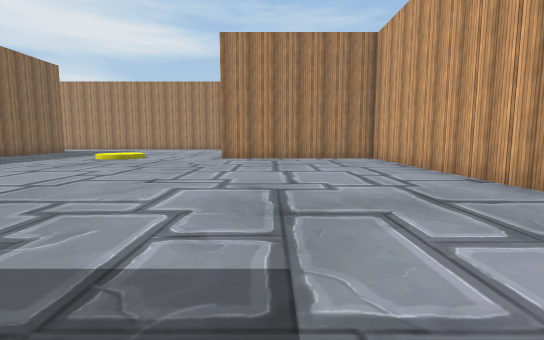
View 1 (above)

24 first-person views from a walk through a scene from a Unity 3-D project. The camera is 1.3 m above the floor, tilts 6° down and sees 85° across. The floor is counted in squares, 2 m on a side. Each view is taken from the middle of a square. On the plan, view 1 faces up. The plan holds only what a view shows up to about 9 squares ahead; the rest is blank. The place goes on beyond the plan. The player character is not drawn. Some surface patterns are stand-ins.

View 2
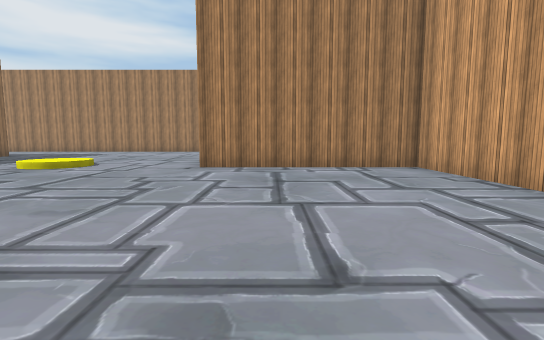

View 3
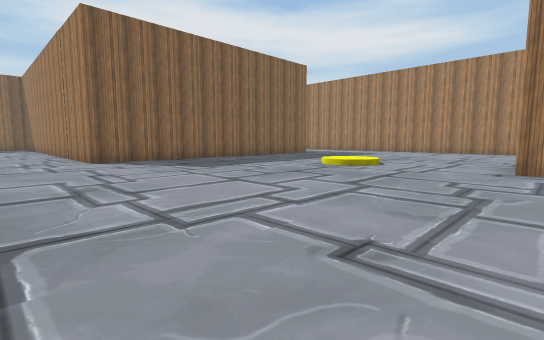

View 4
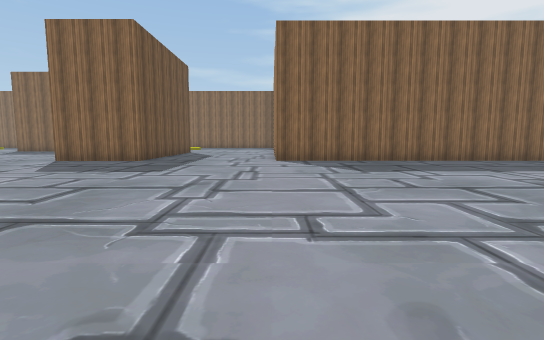

View 5
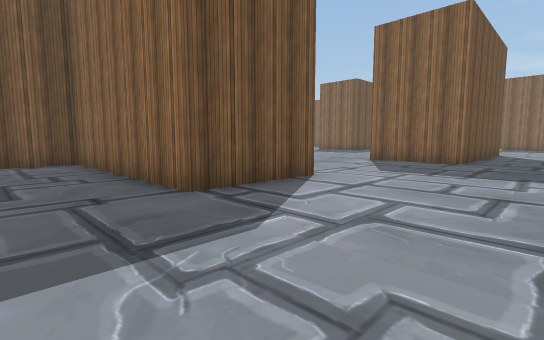

View 6
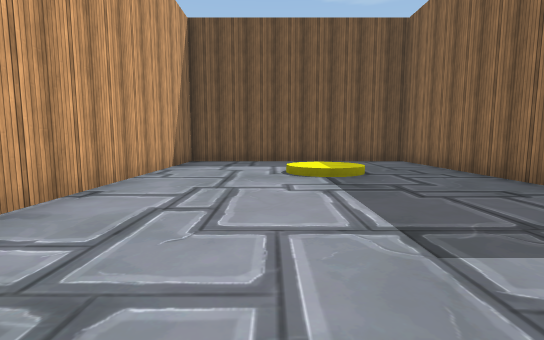

View 7
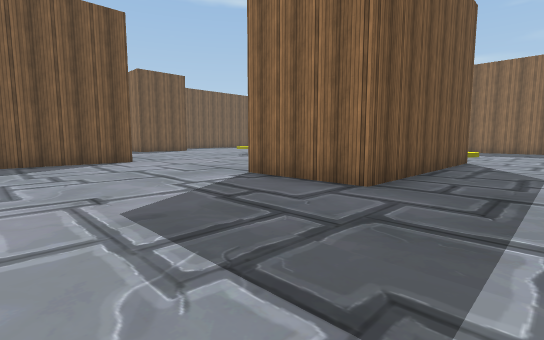

View 8
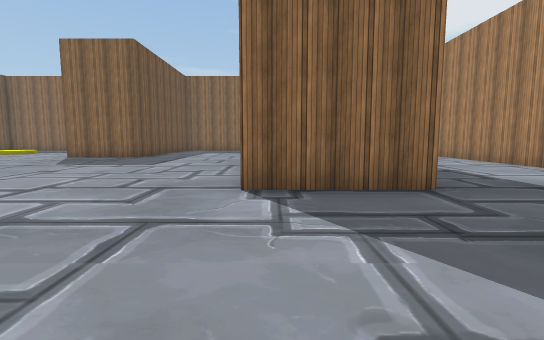

View 9
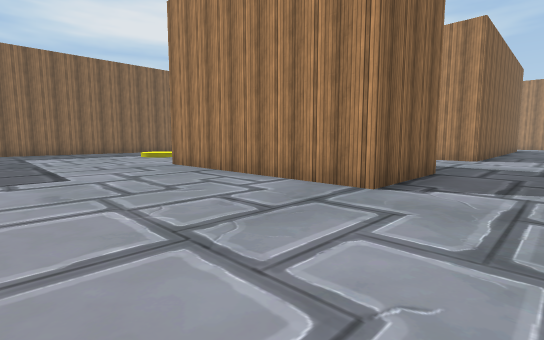

View 10
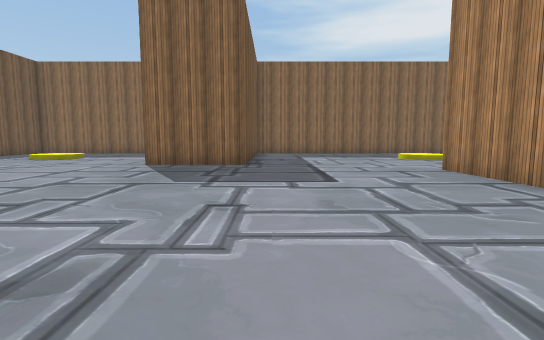

View 11
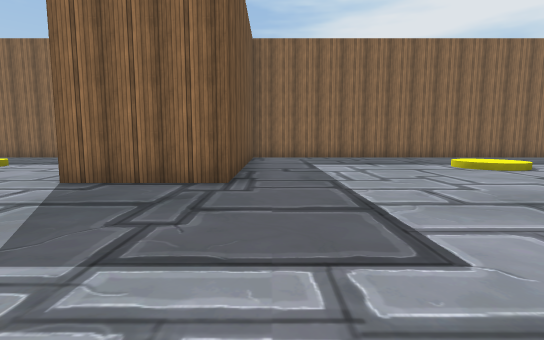

View 12
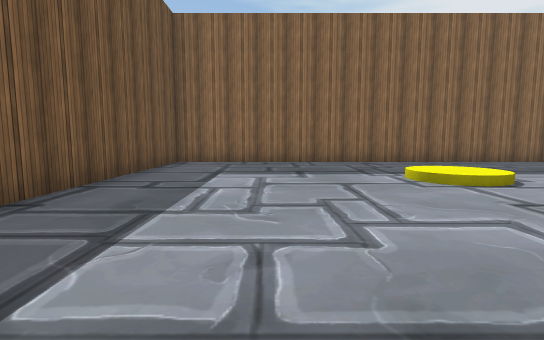

View 13
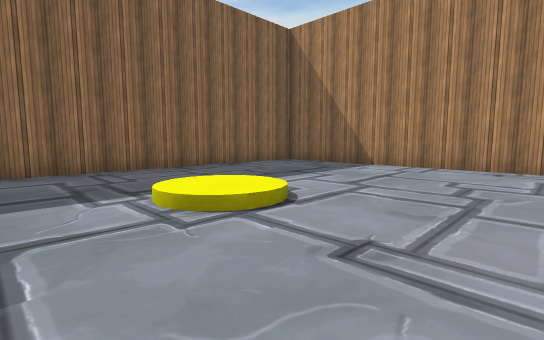

View 14
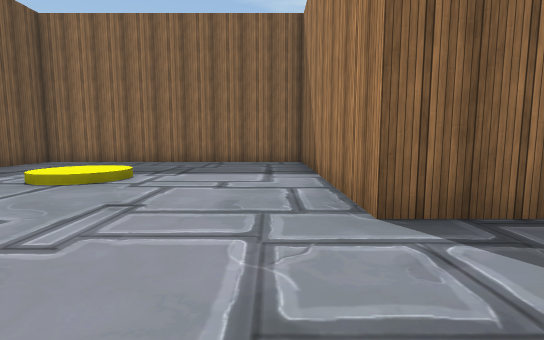

View 15
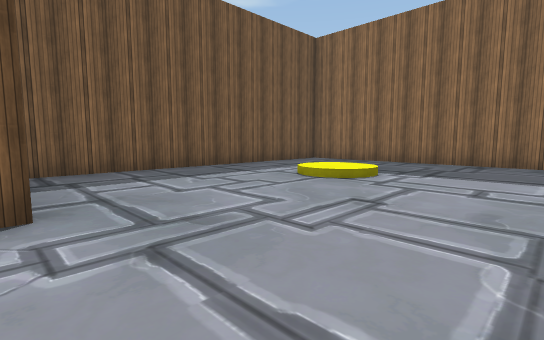

View 16
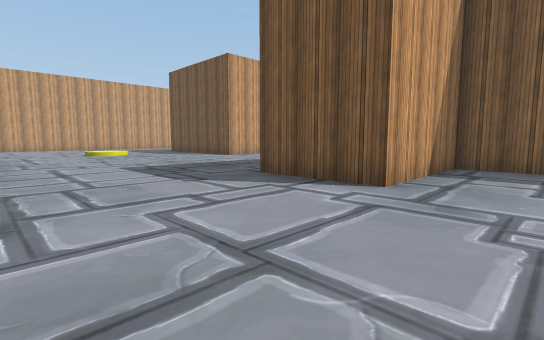

View 17
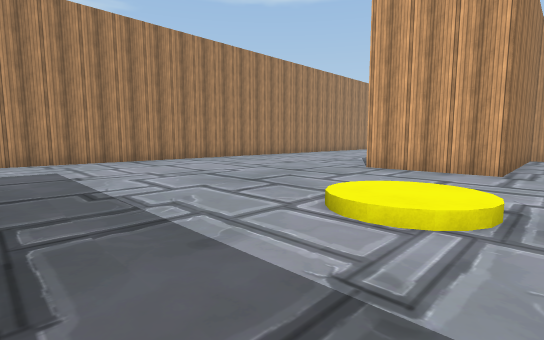

View 18
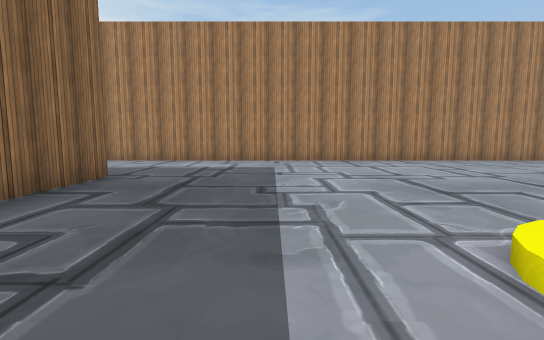

View 19
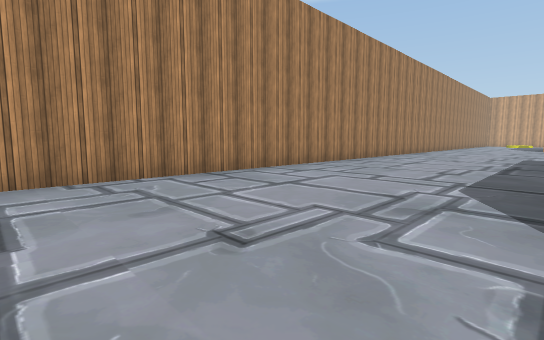

View 20
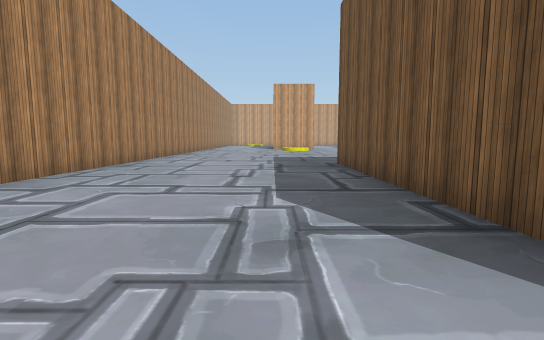

View 21
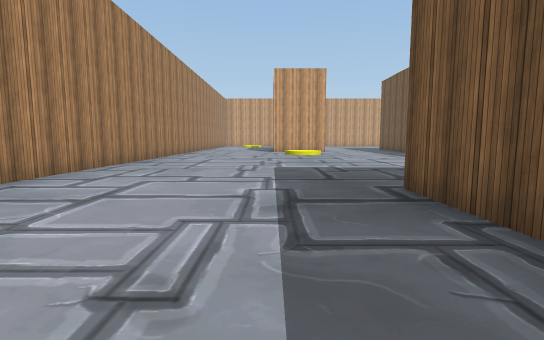

View 22
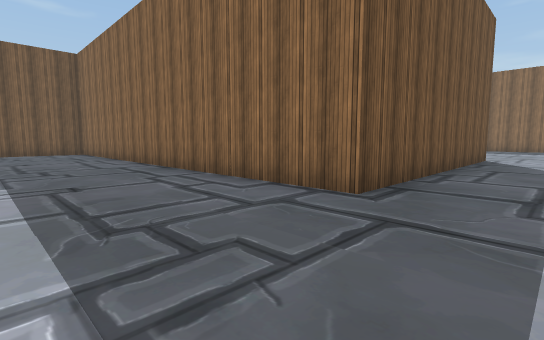

View 23
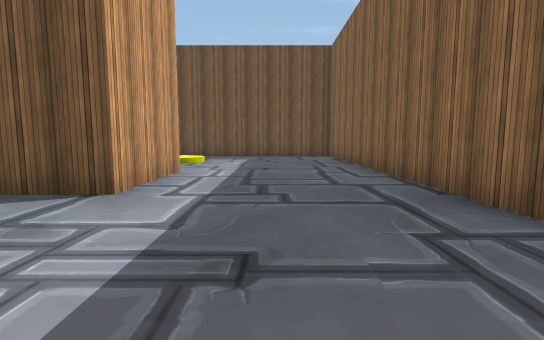

View 24
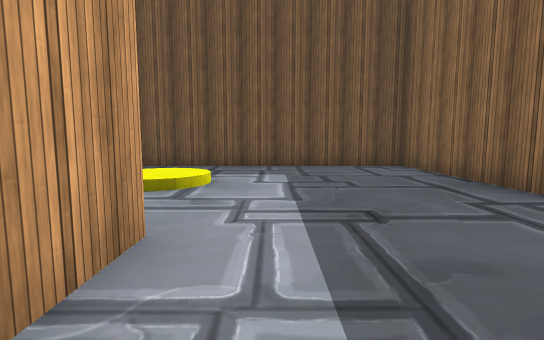

### Floor plan
Points are (right, up) in squares from view 1. A wall is a line through its corners. A room is listed if a view was taken in it or the views show most of it. See-through windows are left out.
Room 1 (views 1, 2, 3, 4, 5, 6, 7, 8, 9, 10, 11, 12, 13, 14, 15, 16, 17, 18, 19, 20, 21, 22, 23, 24)
walls: (-5.4, -0.1) (-2.8, -0.1) (-2.8, -5.6) (3.4, -5.6) (3.4, 0.5); (-15.2, 1.1) (-9.8, 1.1) (-9.8, -1.4) (-15.2, -1.4); (-9.1, -5.6) (-6.2, -5.6); (3.4, 3.6) (3.4, 9.8) (-1.7, 9.8) (-1.7, 12.3) (5.8, 12.3) (5.8, -0.1) (11.5, -0.1); (-9.8, 14.1) (-9.8, 5.1) (-21.8, 5.1); (-22.3, 4.8) (-22.3, -5.6) (-16.4, -5.6) (-16.4, -8.1) (-22.3, -8.1) (-22.3, -15.2) (-14.3, -15.2) (-14.3, -11.9) (-11.8, -11.9); (9.8, 5) (9.8, 7.6) (11.2, 7.6); (11.1, 17.9) (-12, 17.9)
ways out: opening at (-10.7, -10)
objects: yellow coin (-18, -12); yellow coin (-18, 0); yellow coin (-5, 10); yellow coin (0, -2); yellow coin (11, 3)

Where each view was taken, in squares from view 1:
view 1: 0 up, 0 right, facing up
view 2: 3 up, 0 right, facing up
view 3: 3 up, 1 left, facing up-left
view 4: 5 up, 1 left, facing left
view 5: 3 up, 1 left, facing down-left
view 6: 3 up, 1 right, facing down
view 7: 3 up, 6 left, facing down-left
view 8: 1 down, 6 left, facing left
view 9: 5 down, 8 left, facing up-left
view 10: 5 down, 9 left, facing left
view 11: 5 down, 12 left, facing left
view 12: 3 down, 14 left, facing left
view 13: 2 down, 16 left, facing up-left
view 14: 9 down, 14 left, facing left
view 15: 9 down, 14 left, facing down-left
view 16: 8 down, 16 left, facing down-right
view 17: 9 up, 8 left, facing up-right
view 18: 9 up, 7 left, facing up
view 19: 13 up, 3 left, facing up-right
view 20: 14 up, 2 left, facing right
view 21: 14 up, 2 right, facing right
view 22: 14 up, 9 right, facing down-left
view 23: 11 up, 8 right, facing down
view 24: 7 up, 9 right, facing down
